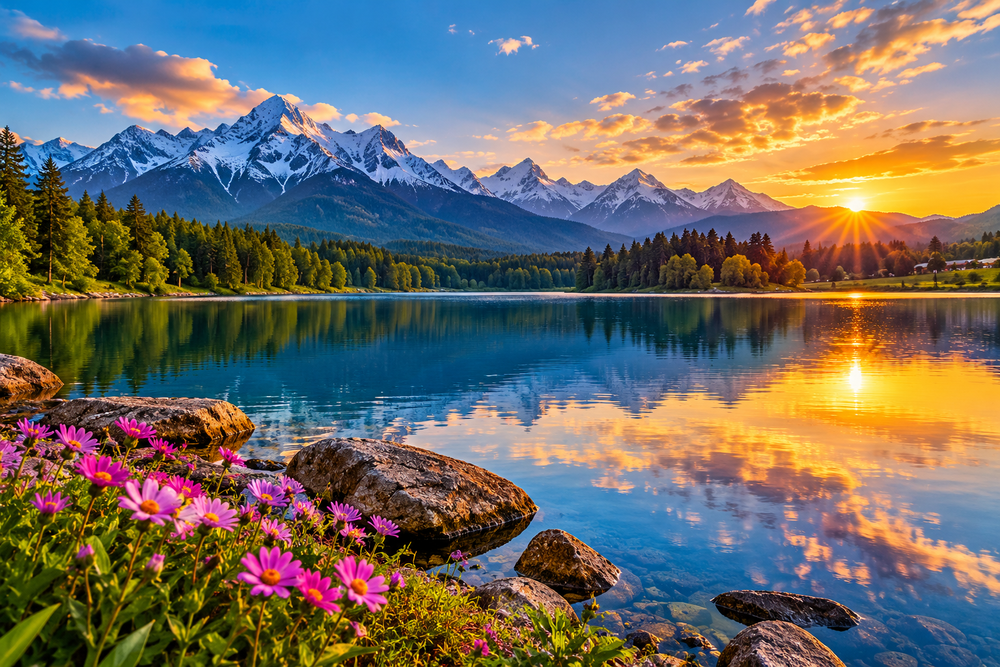
#> input picture computer_vision_experiment/sample_image.png, 1000 x 667 px, shrunk from 1536 x 1024 before the run
$ python experiment5.py
#> lines starting #> are read from the running program, lines starting #| are printed output that depends on the picture
#> further down, image is the input picture: shape (667, 1000, 3); mean B, G, R 101.1, 108.3, 112.5
import cv2
import matplotlib.pyplot as plt

def analyze_color_histogram(image):
    image_rgb = cv2.cvtColor(image, cv2.COLOR_BGR2RGB)
    colors = ('b', 'g', 'r')

    plt.figure(figsize=(10, 5))

    plt.subplot(1, 2, 1)
    plt.imshow(image_rgb)
    plt.title("Original Image")
    plt.axis("off")

    plt.subplot(1, 2, 2)
    for i, col in enumerate(colors):
        hist = cv2.calcHist([image], [i], None, [256], [0, 256])
        plt.plot(hist, color=col)
        plt.xlim([0, 256])

    plt.title("Color Histogram Analysis")
    plt.xlabel("Color Levels")
    plt.ylabel("Pixel Count")

    plt.tight_layout()
    plt.show()
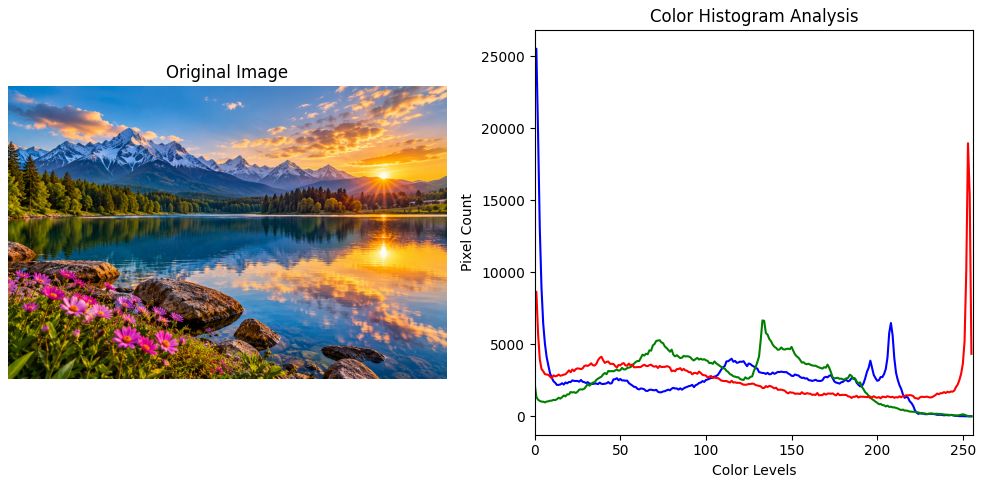
#> figure drawn by matplotlib, 2 panels; panel 2: curve peaks at x = 1, y = 25522; panel 2: curve peaks at x = 133, y = 6668; panel 2: curve peaks at x = 253, y = 18962

image = cv2.imread("sample_image.png")

if image is None:
    print("Error: Image not found!")
    exit()

analyze_color_histogram(image)
